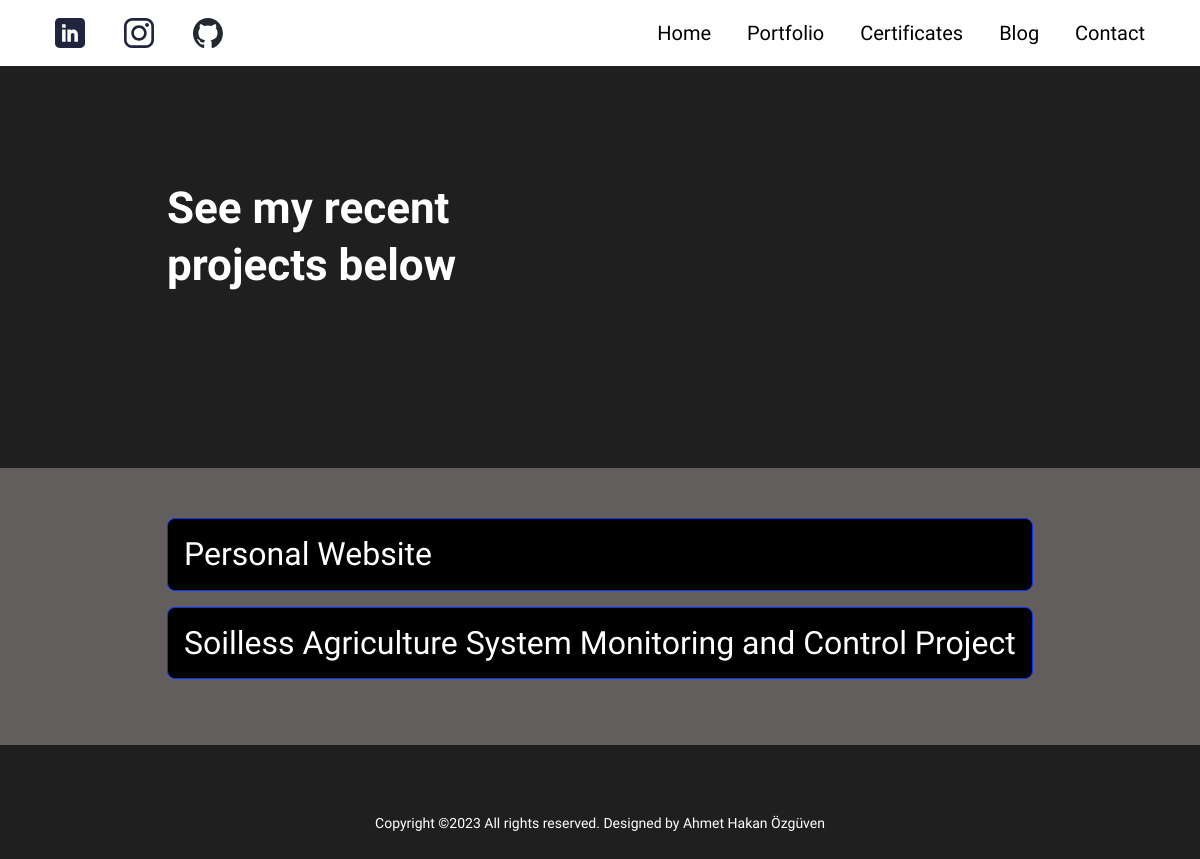
The page /portfolio/ on the database its author committed.
### main/models.py (models this page shows, shortened)
class Portfolio(models.Model):
    class Meta:
        verbose_name_plural = 'Portfolio Profiles'
        verbose_name = 'Portfolio'
        ordering = ["name"]
    date = models.DateTimeField(blank=True, null=True)
    name = models.CharField(max_length=200, blank=True, null=True)
    description = models.CharField(max_length=500, blank=True, null=True)
    body = RichTextField(blank=True, null=True)
    image = models.ImageField(blank=True, null=True, upload_to="portfolio")
    pdfs = models.FileField(blank=True, null=True, upload_to="pdfs")
    slug = models.SlugField(null=True, blank=True)
    is_active = models.BooleanField(default=True)

### main/views.py (the view)
# urls.py: path('portfolio/', views.PortfolioView.as_view(), name="portfolios"),
class PortfolioView(generic.ListView):
	model = Portfolio
	template_name = "main/portfolio.html"
	paginate_by = 10
	def get_queryset(self):
		return super().get_queryset().filter(is_active=True)

### ozguven_website/context_processors.py (called while the page is built)
def project_context(request):
    context = {
        'me': User.objects.first(),
    }
    return context

### main/templates/main/portfolio.html (shortened to what this page needs)
{% extends 'main/base.html' %}
{% load static %}
{% block content %}
<section>
  <div class="innerPageBannerCol">
    <div class="container">
      <div class="row g-4 g-md-3  align-items-center">
        <div class="col-md-6">
          <div class="bannerContent">
            <h1 class="xlTitle pb-md-3">See my recent projects below</h1>
          </div>
        </div>
      </div>
    </div>
  </div>
</section>
<section>
  <div class="lightBg">
    <div class="container">
      <div class="portfolioContentMain">
        <div class="portfolioItems">
          {% for obj in object_list %}
          <div class="projectBox">
            <a href="{% url 'main:portfolio' slug=obj.slug %}" >
              <h2 class="projectName">{{ obj.name }}</h2>
            </a>
          </div>
          {% endfor %}
        </div>
      </div>
    </div>
  </div>
</section>
{% endblock%}

### static/css/style.css (style rules this page uses)
:root { --primaryColor: #0644f0; --primaryDarkColor: #0644f0; --primaryHoverColor: #ff0022; --secondaryColor: #ffffff; --baseColor: #0cda2e; --baseFont: 'Heebo', sans-serif; --titleFont: 'Courier Prime', monospace; --regular: 400; --medium: 500; --bold: 700; --black: 900; --lightBg: rgb(99, 94, 94); }
html { scroll-behavior: smooth; }
body { background-color: rgb(31, 31, 31); font-family: var(--baseFont); color: white; line-height: normal; }
a { color: inherit; }
a, .btn { -webkit-transition: all 300ms ease-in-out 0s; -o-transition: all 300ms ease-in-out 0s; transition: all 300ms ease-in-out 0s; text-decoration: none; }
.lightBg { background-color: var(--lightBg); }
.xlTitle { font-size: 44px; line-height: 1.3; font-weight: var(--bold); font-family: var(--titleFont) }
.innerPageBannerCol { padding: 180px 0 150px; }
.portfolioContentMain { position: relative; z-index: 1; padding: 50px 0 ; }
@media (min-width:992px) { .container, .container-lg, .container-md, .container-sm, .container-xl, .container-xxl { max-width: 890px; } }

### main/templates/main/portfolio.html (style rules this page uses)
.projectBox { padding: 1rem; border: 1px solid #0533ff; border-radius: 0.5rem; background-color: #000000; margin-bottom: 1rem; }
.projectName { margin: 0; }

### rows shown on the page
Portfolio: name "Personal Website"
Portfolio: name "Soilless Agriculture System Monitoring and Control Project"
